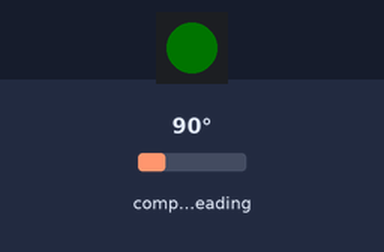
A program run on a simulated ESP32-S3. Parts: 1 RGB LEDs in strip order, left to right. The test bench sets the inputs (shaded band); at power-on: compass heading 90°. Dim RGB values are drawn brighter than linear; USB keyboard and mouse output is not drawn.

Above: at 0.17 s.
Timing chart, 0 to 1.8 s (numbered marks = the images above):
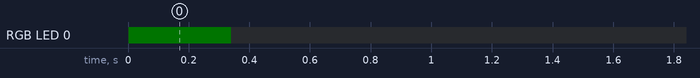

Measured:
- by itself, RGB LED 0: off → RGB(0, 1, 0) at 0.00 s, → off 0.34 s later

The program:

main.cpp
```cpp
#include <Arduino.h>
#include <FastLED.h>
#include "AS5600.h"
#include "BleMouse.h"

#if defined(CONFIG_ARDUHAL_ESP_LOG)
#include "esp32-hal-log.h"
#else
#include "esp_log.h"
#endif

#define NUM_LEDS 1
#define DATA_PIN 48

CRGB leds[NUM_LEDS];
AS5600L as5600;
BleMouse bleMouse;

void setup()
{
    ESP_LOGI("####", "Setup...");
    FastLED.addLeds<WS2812, DATA_PIN, GRB>(leds, NUM_LEDS);
    FastLED.setBrightness(2);
    ESP_LOGI("####", "LED up...");

    Wire.begin(11, 12);
    as5600.begin();
    as5600.setAddress(0x36);
    ESP_LOGI("####", "Mag sensor up...");

    ESP_LOGI("####", "Starting BLE work!");
    bleMouse.begin();
}

uint16_t prevAngle = 0;
int angleIndex = 0;
int16_t prevAngles[100];

int16_t getAvg()
{
    if (angleIndex < 1)
        return 0;

    int16_t avg = 0;
    for (size_t i = 0; i < angleIndex; i++)
    {
        avg += prevAngles[i];
    }

    avg /= angleIndex;
    return avg;
}

void loop()
{
    uint16_t curAngle = as5600.readAngle();
    int16_t deltaAngle = (prevAngle - curAngle);

    // avg will be used to prevent noise scrolling and if real scrolling happens we can have smaller detection
    // maybe switch to time based method and rolling/moving window, as there is still some improvement potential
    if (angleIndex >= 99)
    {
        angleIndex = 0;
    }
    prevAngles[angleIndex++] = deltaAngle;

    if (bleMouse.isConnected())
    {
        int16_t avgAngle = getAvg();
        // prevent noise jumps
        if (abs(deltaAngle) < 1000 && abs(deltaAngle) > abs(avgAngle) + 8)
        {
            //ESP_LOGI("####", "Angle delta: %d", deltaAngle);

            // adjust denominator to adjust speed, adjust report descriptor if more speed is required
            // possibly we could consider acceleration and allow smooth slow and fast accelerated scrolling
            // some experimentation todo

            // clamp to descriptor
            bleMouse.scroll(min(max(deltaAngle / 3, -127), 127));
            prevAngle = curAngle;
        }
        else if (abs(deltaAngle) > 1000)
        {
            prevAngle = curAngle;
        }

        // connected = green
        leds[0] = CRGB::Green;
        FastLED.show();

        // ~100hz
        delay(10);
    }
    else
    {
        delay(250);
        // disconnected = blink blue
        leds[0] = CRGB::Blue;
        FastLED.show();
        delay(250);
    }
    leds[0] = CRGB::Black;
    FastLED.show();
}
```

BleConnectionStatus.cpp
```cpp
#include "BleConnectionStatus.h"

#include <FastLED.h>
#if defined(CONFIG_ARDUHAL_ESP_LOG)
#include "esp32-hal-log.h"
#else
#include "esp_log.h"
#endif

BleConnectionStatus::BleConnectionStatus(void)
{
}

void BleConnectionStatus::onConnect(BLEServer *pServer)
{
  this->connected = true;
  BLE2902 *desc = (BLE2902 *)this->inputMouse->getDescriptorByUUID(BLEUUID((uint16_t)0x2902));
  desc->setNotifications(true);
  ESP_LOGI("####", "Connected");
}

void BleConnectionStatus::onDisconnect(BLEServer *pServer)
{
  this->connected = false;
  BLE2902 *desc = (BLE2902 *)this->inputMouse->getDescriptorByUUID(BLEUUID((uint16_t)0x2902));
  desc->setNotifications(false);

  ESP_LOGI("####", "Disconnected -> readvertising...");
  pServer->getAdvertising()->start();
}
```

BleConnectionStatus.h
```cpp
#ifndef ESP32_BLE_CONNECTION_STATUS_H
#define ESP32_BLE_CONNECTION_STATUS_H
#include "sdkconfig.h"
#if defined(CONFIG_BT_ENABLED)

#include <BLEServer.h>
#include "BLE2902.h"
#include "BLECharacteristic.h"

class BleConnectionStatus : public BLEServerCallbacks
{
public:
    BleConnectionStatus(void);
    bool connected = false;
    void onConnect(BLEServer *pServer);
    void onDisconnect(BLEServer *pServer);
    BLECharacteristic *inputMouse;
    //BLECharacteristic *inWheelMul;
    BLECharacteristic *featWheelMul;
};

#endif // CONFIG_BT_ENABLED
#endif // ESP32_BLE_CONNECTION_STATUS_H
```
